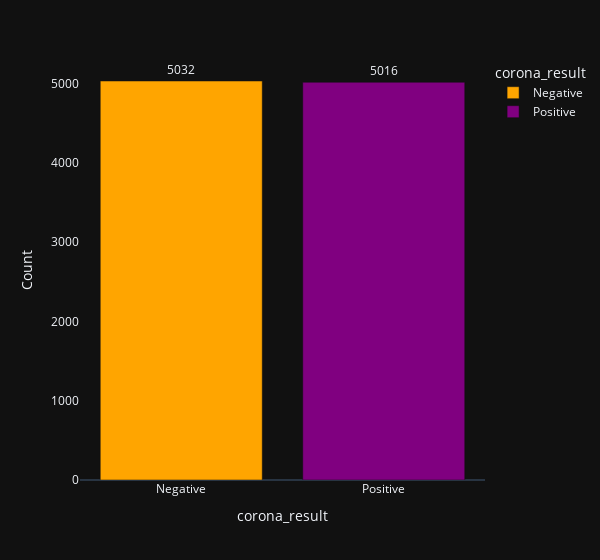

The notebook cell this image was saved under:
### Code cell
import matplotlib.cm as cm
import plotly.express as px
import plotly.figure_factory as ff
import matplotlib.pyplot as plt
import seaborn as sns

df = pd.DataFrame()
df['corona_result'] = ['Positive', 'Negative']
df['Count'] = [len(data[data['corona_result'] == 'Positive']), len(data[data['corona_result'] == 'Negative'])]
df = df.sort_values(by = ['Count'], ascending = False)

fig = px.bar(df, x = 'corona_result', y = 'Count', 
             color = "corona_result", text_auto='', width = 600, 
             color_discrete_sequence = ["orange", "purple"],
             template = 'plotly_dark')

fig.update_xaxes(showgrid = False)
fig.update_yaxes(showgrid = False)
fig.update_traces(textfont_size = 12, textangle = 0, textposition = "outside", cliponaxis = False)

fig.show()

### Figure 1 — Plotly figure (JSON) as saved in the notebook; plotly's stock layout.template omitted (floating-point values rounded to 4 significant figures)
{"data": [{"alignmentgroup": "True", "cliponaxis": false, "hovertemplate": "corona_result=%{x}<br>Count=%{y}<extra></extra>", "legendgroup": "Negative", "marker": {"color": "orange", "pattern": {"shape": ""}}, "name": "Negative", "offsetgroup": "Negative", "orientation": "v", "showlegend": true, "textangle": 0, "textfont": {"size": 12}, "textposition": "outside", "texttemplate": "%{y:}", "type": "bar", "x": ["Negative"], "xaxis": "x", "y": [5032], "yaxis": "y"}, {"alignmentgroup": "True", "cliponaxis": false, "hovertemplate": "corona_result=%{x}<br>Count=%{y}<extra></extra>", "legendgroup": "Positive", "marker": {"color": "purple", "pattern": {"shape": ""}}, "name": "Positive", "offsetgroup": "Positive", "orientation": "v", "showlegend": true, "textangle": 0, "textfont": {"size": 12}, "textposition": "outside", "texttemplate": "%{y:}", "type": "bar", "x": ["Positive"], "xaxis": "x", "y": [5016], "yaxis": "y"}], "layout": {"barmode": "relative", "legend": {"title": {"text": "corona_result"}, "tracegroupgap": 0}, "margin": {"t": 60}, "width": 600, "xaxis": {"anchor": "y", "categoryarray": ["Negative", "Positive"], "categoryorder": "array", "domain": [0, 1], "showgrid": false, "title": {"text": "corona_result"}}, "yaxis": {"anchor": "x", "domain": [0, 1], "showgrid": false, "title": {"text": "Count"}}}}
